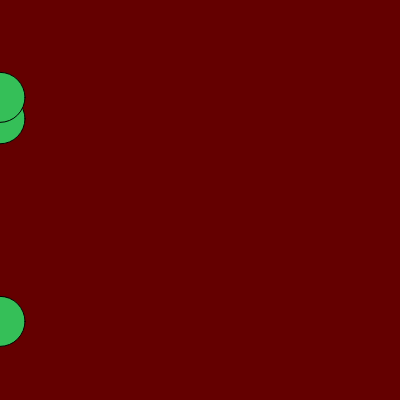
Frame 1 (no input)
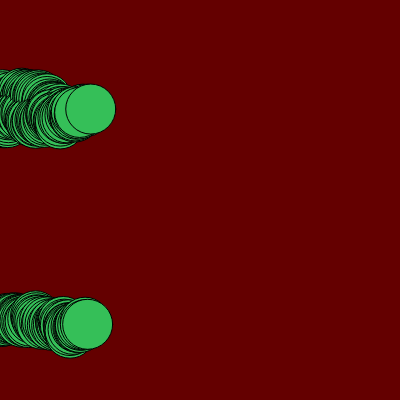
Frame 60 (no input)
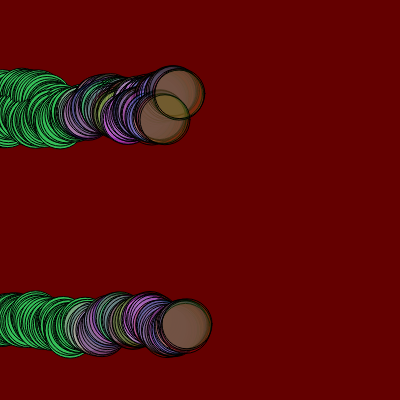
Frame 120 (the mouse pressed at the canvas centre since frame 60)

The p5.js sketch that drew these frames (run headless with seeded random() and noise() and a simulated clock; from frame 60 on, the mouse is pressed at the canvas centre):

// p5.js sketch
// ── sketch.js
let cor;
let circuloX;// x
let circuloY; // y



function setup() {
  random(0, 255);
  createCanvas(400, 400); //width x height
  background(color(100, 0, 0));
  cor = color(random(0, 255), random(0, 255), random(0, 255));
  circuloX =[0,0,0];
  circuloY=[random(height),random(height),random(height)];
  
  
  
}

//circuloX= 0,0,0
//circuloY= 300,150,50

function draw() {
  
  fill(cor);
  
 // console.log (circuloX. leigth);
  for(let contador in circuloX){
  //console.log(contador);
  circle(circuloX[contador ], circuloY[contador], 50);
  circuloX[contador] += random(0, 3);
  circuloY[contador] += random(-3, 3);
    
  if(circuloX[contador]>= width){
    circuloX[contador]=0;
    circuloY[contador] =random(height);
  }
 
  }
  
 

 
  

  
  
  
  
  if (mouseIsPressed) {
    cor = color(random(0, 255), random(0, 255), random(0, 255), random(0, 100));
  }
}
